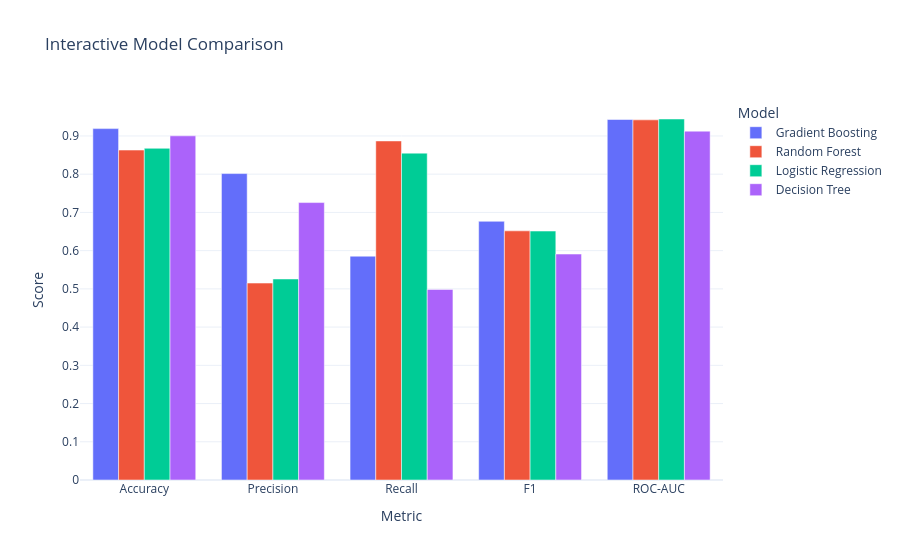

Notebook code for this chart:
### Markdown cell above
## 9. Model Comparison

### BUSINESS QUESTION
Which model performs best on the actual restaurant data?

### ANALYSIS
We compare models using multiple metrics, with F1 score and ROC-AUC given more importance than accuracy alone.

### VISUALIZATION
We create a comparison bar chart and an interactive Plotly comparison chart.

### INTERPRETATION
A model that performs well on minority-class detection is more valuable than a model with a slightly higher raw accuracy but weaker recall.

### BUSINESS INSIGHT
This keeps the business decision grounded in meaningful prediction quality rather than leaderboard-style numbers.

### Code cell
# Plot model comparison
model_metric_cols = ['Model', 'Accuracy', 'Precision', 'Recall', 'F1', 'ROC-AUC']
comparison_chart = model_results_df[model_metric_cols].melt(id_vars='Model', var_name='Metric', value_name='Score')
plt.figure(figsize=(12, 6))
sns.barplot(data=comparison_chart, x='Metric', y='Score', hue='Model')
plt.title('Model Comparison by Metric')
plt.xticks(rotation=20)
plt.legend(bbox_to_anchor=(1.02, 1), loc='upper left')
plt.tight_layout()
plt.show()

fig_model_compare = px.bar(
    comparison_chart,
    x='Metric',
    y='Score',
    color='Model',
    barmode='group',
    title='Interactive Model Comparison',
    labels={'Score': 'Score', 'Metric': 'Metric'}
)
fig_model_compare.update_layout(template='plotly_white')
fig_model_compare.show()

### Figure 1 — Plotly figure (JSON) as saved in the notebook; plotly's stock layout.template omitted (floating-point values rounded to 4 significant figures)
{"data": [{"alignmentgroup": "True", "hovertemplate": "Model=Gradient Boosting<br>Metric=%{x}<br>Score=%{y}<extra></extra>", "legendgroup": "Gradient Boosting", "marker": {"color": "#636efa", "pattern": {"shape": ""}}, "name": "Gradient Boosting", "offsetgroup": "Gradient Boosting", "orientation": "v", "showlegend": true, "textposition": "auto", "type": "bar", "x": ["Accuracy", "Precision", "Recall", "F1", "ROC-AUC"], "xaxis": "x", "y": [0.9192, 0.8016, 0.5855, 0.6767, 0.943], "yaxis": "y"}, {"alignmentgroup": "True", "hovertemplate": "Model=Random Forest<br>Metric=%{x}<br>Score=%{y}<extra></extra>", "legendgroup": "Random Forest", "marker": {"color": "#EF553B", "pattern": {"shape": ""}}, "name": "Random Forest", "offsetgroup": "Random Forest", "orientation": "v", "showlegend": true, "textposition": "auto", "type": "bar", "x": ["Accuracy", "Precision", "Recall", "F1", "ROC-AUC"], "xaxis": "x", "y": [0.8631, 0.5152, 0.887, 0.6518, 0.9421], "yaxis": "y"}, {"alignmentgroup": "True", "hovertemplate": "Model=Logistic Regression<br>Metric=%{x}<br>Score=%{y}<extra></extra>", "legendgroup": "Logistic Regression", "marker": {"color": "#00cc96", "pattern": {"shape": ""}}, "name": "Logistic Regression", "offsetgroup": "Logistic Regression", "orientation": "v", "showlegend": true, "textposition": "auto", "type": "bar", "x": ["Accuracy", "Precision", "Recall", "F1", "ROC-AUC"], "xaxis": "x", "y": [0.8677, 0.5258, 0.8551, 0.6512, 0.9443], "yaxis": "y"}, {"alignmentgroup": "True", "hovertemplate": "Model=Decision Tree<br>Metric=%{x}<br>Score=%{y}<extra></extra>", "legendgroup": "Decision Tree", "marker": {"color": "#ab63fa", "pattern": {"shape": ""}}, "name": "Decision Tree", "offsetgroup": "Decision Tree", "orientation": "v", "showlegend": true, "textposition": "auto", "type": "bar", "x": ["Accuracy", "Precision", "Recall", "F1", "ROC-AUC"], "xaxis": "x", "y": [0.9003, 0.7257, 0.4986, 0.5911, 0.9126], "yaxis": "y"}], "layout": {"barmode": "group", "legend": {"title": {"text": "Model"}, "tracegroupgap": 0}, "title": {"text": "Interactive Model Comparison"}, "xaxis": {"anchor": "y", "domain": [0, 1], "title": {"text": "Metric"}}, "yaxis": {"anchor": "x", "domain": [0, 1], "title": {"text": "Score"}}}}
